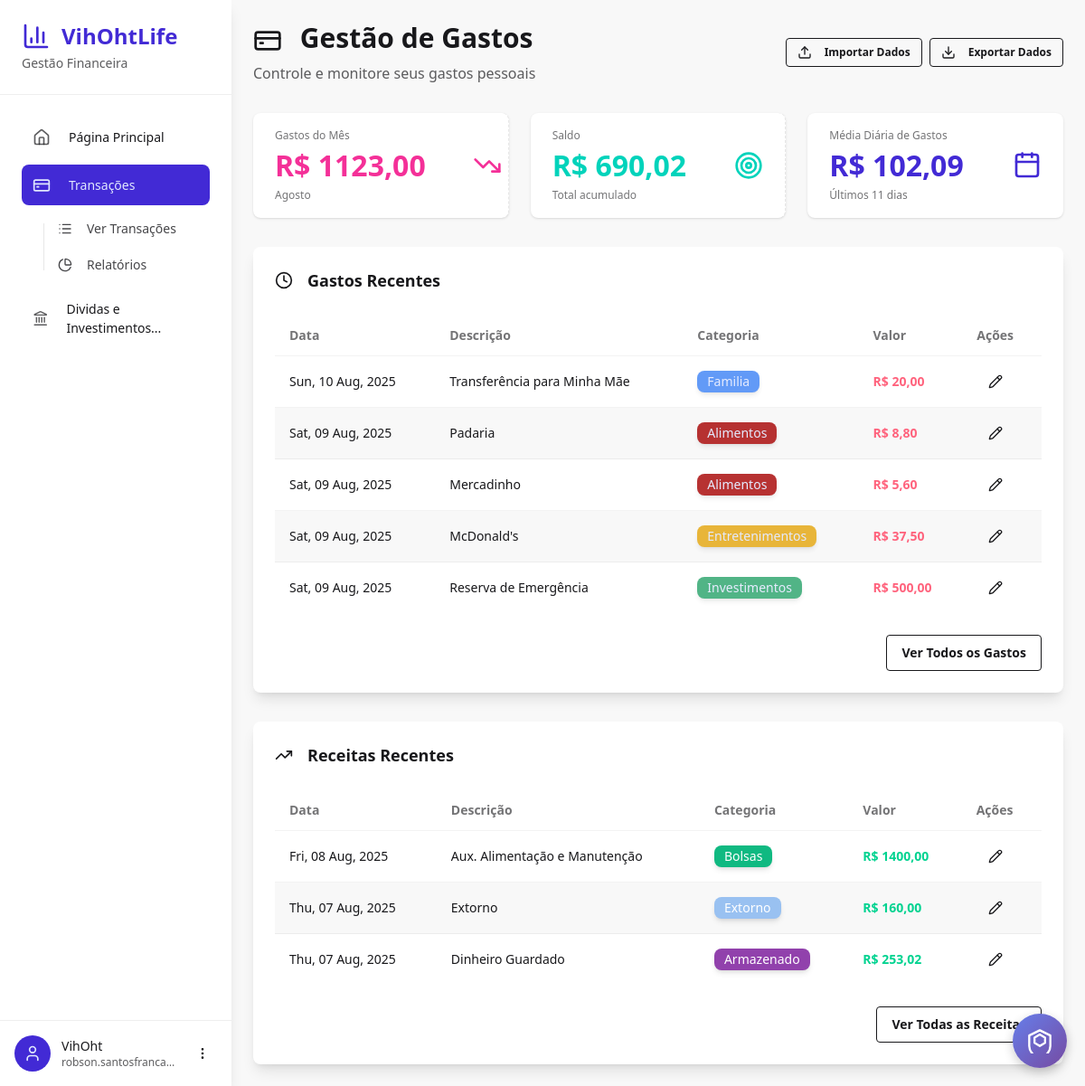
The page /finance/ (signed in) on the database its author committed.
### authentication/models.py (models this page shows, shortened)
class User(AbstractUser):
    email = models.EmailField(max_length=100, unique=True)
    profile_image = models.ImageField(
        upload_to=user_profile_image_path,
        null=True,
        blank=True,
        help_text="Upload a profile image (max 5MB, JPG/PNG)",
    )
    USERNAME_FIELD = "email"
    REQUIRED_FIELDS = ["username"]

### finance_manager/models.py (models this page shows, shortened)
class Expenses(models.Model):
    user = models.ForeignKey(settings.AUTH_USER_MODEL, on_delete=models.CASCADE)
    category = models.ForeignKey(
        ExpenseCategory, on_delete=models.CASCADE, null=True, blank=True
    )
    created_at = models.DateTimeField(auto_now_add=True)
    spent_at = models.DateField()
    description = models.CharField(max_length=100)
    detailed_description = models.CharField(max_length=600)
    amount = models.IntegerField()

class ExpenseCategory(models.Model):
    user = models.ForeignKey(settings.AUTH_USER_MODEL, on_delete=models.CASCADE)
    name = models.CharField(max_length=100)
    description = models.CharField(max_length=300)
    color = ColorField(default="#FFFFFF")
    class Meta:
        verbose_name_plural = "Expense Categories"
        unique_together = ["user", "name"]  # Prevent duplicate category names per user

class Incomes(models.Model):
    user = models.ForeignKey(settings.AUTH_USER_MODEL, on_delete=models.CASCADE)
    category = models.ForeignKey(
        IncomeCategorys, on_delete=models.CASCADE, null=True, blank=True
    )
    created_at = models.DateTimeField(auto_now_add=True)
    received_at = models.DateField()
    description = models.CharField(max_length=100)
    detailed_description = models.CharField(max_length=600)
    amount = models.IntegerField()

class IncomeCategorys(models.Model):
    user = models.ForeignKey(settings.AUTH_USER_MODEL, on_delete=models.CASCADE)
    name = models.CharField(max_length=100)
    description = models.CharField(max_length=300)
    color = ColorField(default="#FFFFFF")
    class Meta:
        verbose_name_plural = "Income Categories"
        unique_together = ["user", "name"]  # Prevent duplicate category names per user

### finance_manager/views.py (the view)
# urls.py: path("", views.dashboard, name="dashboard"),
@login_required
def dashboard(request):
    expenses = Expenses.objects.filter(user=request.user).order_by("-spent_at")[:5]
    expenses_this_month = Expenses.objects.filter(
        user=request.user,
        spent_at__year=datetime.now().year,
        spent_at__month=datetime.now().month,
    )
    incomes = Incomes.objects.filter(user=request.user).order_by("-received_at")[:5]
    expense_categories = ExpenseCategory.objects.filter(user=request.user)
    income_categories = IncomeCategorys.objects.filter(user=request.user)
    total_expenses = sum([x.amount for x in Expenses.objects.filter(user=request.user)])
    total_incomes = sum([x.amount for x in Incomes.objects.filter(user=request.user)])
    range_of_days = "Sem gastos neste mês"
    total_expenses_this_month = 0
    daily_mean = 0
    if expenses_this_month:
        range_of_days = f"Últimos {datetime.now().day} dias"
        total_expenses_this_month = sum([x.amount for x in expenses_this_month])
        daily_mean = total_expenses_this_month // datetime.now().day
    total_amount = total_incomes - total_expenses
    return render(
        request,
        "finance_manager/dashboard.html",
        {
            "expenses": expenses,
            "incomes": incomes,
            "expense_categories": expense_categories,
            "income_categories": income_categories,
            "categories": expense_categories,  # For backward compatibility
            "total_expenses_this_month": f"{total_expenses_this_month // 100},{total_expenses_this_month % 100:02n}",
            "total_amount": f"{total_amount // 100},{total_amount % 100:02n}",
            "range_of_days": range_of_days,
            "daily_mean": f"{daily_mean // 100},{daily_mean % 100:02n}",
        },
    )

### templates/finance_manager/dashboard.html (shortened to what this page needs)
{% extends 'finance_manager/base.html' %}
{% load static %}
{% load mathfilters %}
{% block finance_head %}
<link rel="stylesheet" type="text/css" href="{% static 'css/finance_dashboard.css' %}">
{% endblock %}
{% block finance_content %}
<div class="max-w-7xl mx-auto">
  <div class="mb-8">
    <div class="flex justify-between items-center mb-4">
      <div>
        <h1 class="text-3xl font-bold text-base-content mb-2">
          <i data-lucide="credit-card" class="w-8 h-8 inline-block mr-3"></i>
          Gestão de Gastos
        </h1>
        <p class="text-base-content/70">Controle e monitore seus gastos pessoais</p>
      </div>
      <div class="flex gap-2">
        <button onclick="openImportModal()" class="btn btn-outline btn-sm">
          <i data-lucide="upload" class="w-4 h-4 mr-2"></i>
          Importar Dados
        </button>
        <a href="{% url 'finance_manager:export_data' %}" class="btn btn-outline btn-sm">
          <i data-lucide="download" class="w-4 h-4 mr-2"></i>
          Exportar Dados
        </a>
      </div>
    </div>
  </div>
  <div class="grid grid-cols-1 md:grid-cols-3 gap-6 mb-8">
    <div class="stat bg-base-100 rounded-lg shadow hover:shadow-lg transition-shadow cursor-pointer group" onclick="openExpenseModal()">
      <div class="stat-figure text-secondary">
        <i data-lucide="trending-down" class="w-8 h-8"></i>
      </div>
      <div class="stat-title">Gastos do Mês</div>
      <div class="stat-value text-secondary flex items-center gap-3">
        R$ {{total_expenses_this_month}}
      </div>
      <div class="stat-desc">Agosto</div>
    </div>
    <div class="stat bg-base-100 rounded-lg shadow hover:shadow-lg transition-shadow cursor-pointer group" onclick="openIncomeModal()">
      <div class="stat-figure text-accent">
        <i data-lucide="target" class="w-8 h-8"></i>
      </div>
      <div class="stat-title">Saldo</div>
      <div class="stat-value text-accent flex items-center gap-3">
        R$ {{total_amount}}
      </div>
      <div class="stat-desc">Total acumulado</div>
    </div>
    <div class="stat bg-base-100 rounded-lg shadow">
      <div class="stat-figure text-primary">
        <i data-lucide="calendar" class="w-8 h-8"></i>
      </div>
      <div class="stat-title">Média Diária de Gastos</div>
      <div class="stat-value text-primary">R$ {{ daily_mean }}</div>
      <div class="stat-desc">{{ range_of_days }}</div>
    </div>
  </div>
  <div class="mt-8">
    <div class="card bg-base-100 shadow-lg">
      <div class="card-body">
        <h2 class="card-title mb-4">
          <i data-lucide="clock" class="w-5 h-5 mr-2"></i>
          Gastos Recentes
        </h2>
        <div class="overflow-x-auto">
          <table class="table table-zebra">
            <thead>
              <tr>
                <th>Data</th>
                <th>Descrição</th>
                <th>Categoria</th>
                <th>Valor</th>
                <th>Ações</th>
              </tr>
            </thead>
            <tbody>
              {% for expense in expenses %}
              <tr>
                <td>{{ expense.spent_at | date:"D, d M, Y" }}</td>
                <td>{{ expense.description }}</td>
                <td><span class="badge badge-primary border-hidden shadow-md opacity-80" style="background-color:{{ expense.category.color }}; important!">{{ expense.category.name }}</span></td>
                {% with am=expense.amount %}
                <td class="text-error font-semibold">R$ {{ am|intdiv:100 }}{% if am|mod:100 == 0 %},00{%elif am|mod:100 < 10%},0{{am|mod:100}}{% else %},{{am|mod:100}}{% endif %}</td>
                {% endwith %}
                <td>
                  <button class="btn btn-ghost btn-sm" onclick="openEditExpenseModal({{ expense.id }}, '{{ expense.description|escapejs }}', '{{ expense.detailed_description|escapejs }}', '{{ expense.spent_at|date:'Y-m-d' }}', {{ expense.amount }}, {{ expense.category.id }})">
                    <i data-lucide="pencil" class="w-4 h-4"></i>
                  </button>
                </td>
              </tr>
              {% endfor %}
            </tbody>
          </table>
        </div>
        <div class="card-actions justify-end mt-4">
          <a href="{% url 'finance_manager:transactions' %}#expenses" class="btn btn-outline">Ver Todos os Gastos</a>
        </div>
      </div>
    </div>
  </div>
  <div class="mt-8">
    <div class="card bg-base-100 shadow-lg">
      <div class="card-body">
        <h2 class="card-title mb-4">
          <i data-lucide="trending-up" class="w-5 h-5 mr-2"></i>
          Receitas Recentes
        </h2>
        <div class="overflow-x-auto">
          <table class="table table-zebra">
            <thead>
              <tr>
                <th>Data</th>
                <th>Descrição</th>
                <th>Categoria</th>
                <th>Valor</th>
                <th>Ações</th>
              </tr>
            </thead>
            <tbody>
              {% for income in incomes %}
              <tr>
                <td>{{ income.received_at | date:"D, d M, Y" }}</td>
                <td>{{ income.description }}</td>
                <td>
                  {% if income.category %}
                    <span class="badge badge-secondary border-hidden shadow-md" style="background-color:{{ income.category.color }}; color: white;">{{ income.category.name }}</span>
                  {% else %}
                    <span class="badge badge-ghost">Sem categoria</span>
                  {% endif %}
                </td>
                {% with am=income.amount %}
                <td class="text-success font-semibold">R$ {{ am|intdiv:100 }}{% if am|mod:100 == 0 %},00{%elif am|mod:100 < 10%},0{{am|mod:100}}{% else %},{{am|mod:100}}{% endif %}</td>
                {% endwith %}
                <td>
                  <button class="btn btn-ghost btn-sm" onclick="openEditIncomeModal({{ income.id }}, '{{ income.description|escapejs }}', '{{ income.detailed_description|escapejs }}', '{{ income.received_at|date:'Y-m-d' }}', {{ income.amount }}, {% if income.category %}{{ income.category.id }}{% else %}null{% endif %})">
                    <i data-lucide="pencil" class="w-4 h-4"></i>
                  </button>
                </td>
              </tr>
              {% endfor %}
            </tbody>
          </table>
        </div>
        <div class="card-actions justify-end mt-4">
          <a href="{% url 'finance_manager:transactions' %}#incomes" class="btn btn-outline">Ver Todas as Receitas</a>
        </div>
      </div>
    </div>
  </div>
</div>
  </div>
</div>
{% endblock %}

### templates/finance_manager/base.html (shortened to what this page needs)
{% extends 'base.html' %}
{% block extra_head %}
{% block finance_head %}{% endblock %}
{% endblock %}
{% block content %}
<div class="flex min-h-screen">
  <aside class="w-64 bg-base-100 shadow-lg hidden lg:block">
    <div class="p-6 border-b border-base-300">
      <a href="{% url "landingpage" %}">
        <h1 class="text-2xl font-bold text-primary flex items-center">
          <i data-lucide="bar-chart-3" class="w-8 h-8 mr-3"></i>
          VihOhtLife
        </h1>
      </a>
      <p class="text-sm text-base-content/70 mt-1">Gestão Financeira</p>
    </div>
    <nav class="p-4">
      <ul id="s_items" class="menu menu-vertical w-full space-y-2">
        <li>
          <a href="{% url 'landingpage' %}" class="flex items-center p-3 rounded-lg hover:bg-base-200 transition-colors group">
            <i data-lucide="home" class="w-5 h-5 mr-3 text-base-content/70 group-hover:text-primary"></i>
            <span class="font-medium">Página Principal</span>
          </a>
        </li>
        <li>
          <a href="{% url 'finance_manager:dashboard' %}" class="flex items-center p-3 rounded-lg hover:bg-base-200 transition-colors group">
            <i data-lucide="credit-card" class="w-5 h-5 mr-3"></i>
            <span class="font-medium">Transações</span>
          </a>
          <ul class="ml-6 mt-2 space-y-1">
            <li>
              <a href="{% url 'finance_manager:transactions' %}" class="flex items-center p-2 text-sm rounded-lg hover:bg-base-200 transition-colors text-base-content/80">
                <i data-lucide="list" class="w-4 h-4 mr-2"></i>
                Ver Transações
              </a>
            </li>
            <li>
              <a href="{% url 'finance_statistics:dashboard' %}" class="flex items-center p-2 text-sm rounded-lg hover:bg-base-200 transition-colors text-base-content/80">
                <i data-lucide="pie-chart" class="w-4 h-4 mr-2"></i>
                Relatórios
              </a>
            </li>
          </ul>
        </li>
        <li>
          <a href="#" class="flex items-center p-3 rounded-lg hover:bg-base-200 transition-colors group">
            <i data-lucide="landmark" class="w-5 h-5 mr-3 text-base-content/70 group-hover:text-primary"></i>
            <span class="font-medium">Dividas e Investimentos...</span>
          </a>
        </li>
      </ul>
    </nav>
    <div class="absolute bottom-0 left-0 right-0 w-64 p-4 border-t border-base-300 bg-base-100">
      {% if user.is_authenticated %}
        <div class="flex items-center space-x-3">
          <div class="w-10 h-10 rounded-full bg-primary text-primary-content flex items-center justify-center">
            <i data-lucide="user" class="w-5 h-5"></i>
          </div>
          <div class="flex-1 min-w-0">
            <p class="text-sm font-medium text-base-content truncate">{{ user.username }}</p>
            <p class="text-xs text-base-content/70 truncate">{{ user.email }}</p>
          </div>
          <div class="dropdown dropdown-top dropdown-end">
            <div tabindex="0" role="button" class="btn btn-ghost btn-sm btn-circle">
              <i data-lucide="more-vertical" class="w-4 h-4"></i>
            </div>
          </div>
        </div>
      {% endif %}
    </div>
  </aside>
  <main class="flex-1 bg-base-200">
    <div class="p-6">
      {% block finance_content %}{% endblock %}
{% endblock %}

### templates/finance_manager/base.html (style rules this page uses)
aside { position: relative; min-height: 100vh; }
.menu li a { transition: all 0.2s ease-in-out; }

### rows shown on the page
User: username "VihOht", email "robson.santosfranca…"
Expenses: spent_at "Sun, 10 Aug, 2025", description "Transferência para Minha Mãe", category.name "Familia", amount "20", shows ",00"
Expenses: spent_at "Sat, 09 Aug, 2025", description "Padaria", category.name "Alimentos", amount "8", amount|mod "80"
Expenses: spent_at "Sat, 09 Aug, 2025", description "Mercadinho", category.name "Alimentos", amount "5", amount|mod "60"
Expenses: spent_at "Sat, 09 Aug, 2025", description "McDonald's", category.name "Entretenimentos", amount "37", amount|mod "50"
Expenses: spent_at "Sat, 09 Aug, 2025", description "Reserva de Emergência", category.name "Investimentos", amount "500", shows ",00"
Incomes: received_at "Fri, 08 Aug, 2025", description "Aux. Alimentação e Manutenção", category.name "Bolsas", amount "1400", shows ",00"
Incomes: received_at "Thu, 07 Aug, 2025", description "Extorno", category.name "Extorno", amount "160", shows ",00"
Incomes: received_at "Thu, 07 Aug, 2025", description "Dinheiro Guardado", category.name "Armazenado", amount "253", amount|mod "2"

### other values the page prints
{{ total_expenses_this_month }} "1123,00"
{{ total_amount }} "690,02"
{{ daily_mean }} "102,09"
{{ range_of_days }} "Últimos 11 dias"
